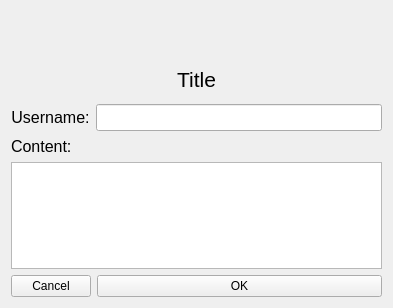
<?xml version="1.0" encoding="UTF-8"?>
<ui version="4.0">
 <class>CommentDialog</class>
 <widget class="QWidget" name="CommentDialog">
  <property name="geometry">
   <rect>
    <x>0</x>
    <y>0</y>
    <width>393</width>
    <height>308</height>
   </rect>
  </property>
  <property name="windowTitle">
   <string>Comment</string>
  </property>
  <layout class="QVBoxLayout" name="verticalLayout">
   <item>
    <layout class="QHBoxLayout" name="horizontalLayout_4">
     <item>
      <widget class="QLabel" name="Picture">
       <property name="sizePolicy">
        <sizepolicy hsizetype="Fixed" vsizetype="Fixed">
         <horstretch>0</horstretch>
         <verstretch>0</verstretch>
        </sizepolicy>
       </property>
       <property name="minimumSize">
        <size>
         <width>50</width>
         <height>50</height>
        </size>
       </property>
       <property name="maximumSize">
        <size>
         <width>50</width>
         <height>50</height>
        </size>
       </property>
       <property name="text">
        <string/>
       </property>
       <property name="pixmap">
        <pixmap resource="images.qrc">:/images/comment_fill_color.png</pixmap>
       </property>
       <property name="scaledContents">
        <bool>true</bool>
       </property>
      </widget>
     </item>
    </layout>
   </item>
   <item>
    <widget class="QLabel" name="Title">
     <property name="font">
      <font>
       <family>Arial</family>
       <pointsize>16</pointsize>
      </font>
     </property>
     <property name="text">
      <string>Title</string>
     </property>
     <property name="alignment">
      <set>Qt::AlignCenter</set>
     </property>
    </widget>
   </item>
   <item>
    <layout class="QHBoxLayout" name="horizontalLayout">
     <property name="topMargin">
      <number>6</number>
     </property>
     <item>
      <widget class="QLabel" name="UsernameLabel">
       <property name="font">
        <font>
         <family>Arial</family>
         <pointsize>12</pointsize>
        </font>
       </property>
       <property name="text">
        <string>Username:</string>
       </property>
       <property name="alignment">
        <set>Qt::AlignCenter</set>
       </property>
      </widget>
     </item>
     <item>
      <widget class="QLineEdit" name="UsenameLineEdit">
       <property name="font">
        <font>
         <family>Arial</family>
         <pointsize>12</pointsize>
        </font>
       </property>
      </widget>
     </item>
    </layout>
   </item>
   <item>
    <widget class="QLabel" name="ContentLabel">
     <property name="font">
      <font>
       <family>Arial</family>
       <pointsize>12</pointsize>
      </font>
     </property>
     <property name="text">
      <string>Content:</string>
     </property>
     <property name="alignment">
      <set>Qt::AlignLeading|Qt::AlignLeft|Qt::AlignVCenter</set>
     </property>
    </widget>
   </item>
   <item>
    <widget class="QTextEdit" name="ContentTextEdit">
     <property name="font">
      <font>
       <family>Arial</family>
       <pointsize>10</pointsize>
      </font>
     </property>
    </widget>
   </item>
   <item>
    <layout class="QHBoxLayout" name="horizontalLayout_3">
     <item>
      <widget class="QPushButton" name="CancelButton">
       <property name="focusPolicy">
        <enum>Qt::NoFocus</enum>
       </property>
       <property name="text">
        <string>Cancel</string>
       </property>
      </widget>
     </item>
     <item>
      <widget class="QPushButton" name="OKButton">
       <property name="sizePolicy">
        <sizepolicy hsizetype="Minimum" vsizetype="Fixed">
         <horstretch>1</horstretch>
         <verstretch>0</verstretch>
        </sizepolicy>
       </property>
       <property name="text">
        <string>OK</string>
       </property>
      </widget>
     </item>
    </layout>
   </item>
  </layout>
 </widget>
 <resources>
  <include location="images.qrc"/>
 </resources>
 <connections/>
</ui>
